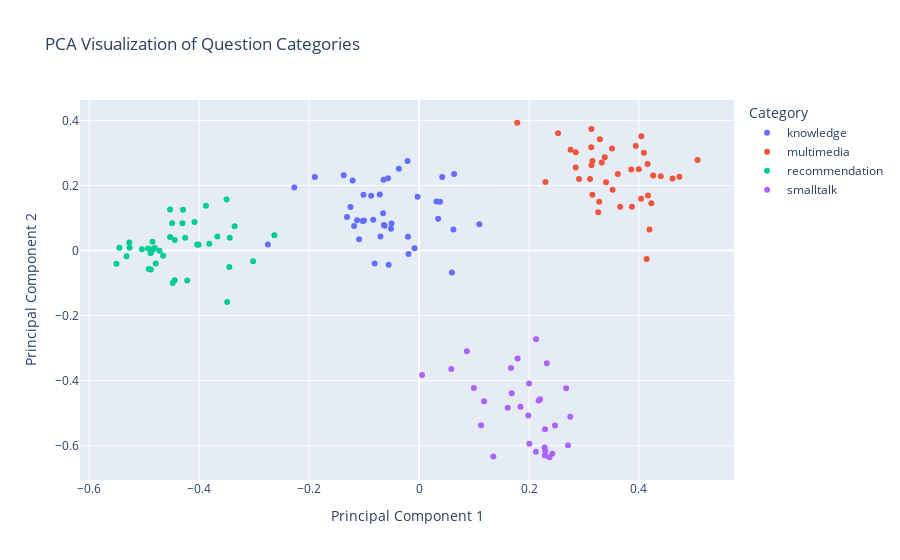

Notebook source saved alongside this figure:
### Code cell
from sklearn.decomposition import PCA
import plotly.express as px
import numpy as np

# Apply PCA to Reduce Embedding Dimensions to 2D
print("Applying PCA for 2D visualization...")
pca = PCA(n_components=2)
X_pca = pca.fit_transform(X)

# Prepare Data for Plotly Visualization
category_names = list(label_mapping.keys())
sentences = knowledge_questions + multimedia_questions + recommendation_questions + smalltalk

# Create a DataFrame for easy plotting
import pandas as pd
pca_df = pd.DataFrame({
    'PC1': X_pca[:, 0],
    'PC2': X_pca[:, 1],
    'Category': [category_names[label] for label in y],
    'Sentence': sentences
})

# Plot using Plotly
fig = px.scatter(
    pca_df, x='PC1', y='PC2', color='Category', hover_data=['Sentence'],
    title="PCA Visualization of Question Categories"
)
fig.update_layout(
    xaxis_title="Principal Component 1",
    yaxis_title="Principal Component 2",
    legend_title="Category"
)
fig.show()

### Figure 1 — Plotly figure (JSON) as saved in the notebook; plotly's stock layout.template omitted (floating-point values rounded to 4 significant figures)
{"data": [{"customdata": [["Who directed The Godfather?"], ["What's the release year for Inception?"], ["Who was the screenwriter for The Mask?"], ["What's the box office revenue of Titanic?"], ["Who composed the score for The Lord of the Rings?"], ["What's the MPAA rating for Jaws?"], ["Who starred in Pulp Fiction?"], ["Who edited Jurassic Park?"], ["What awards did Parasite win?"], ["What's the runtime of Gladiator?"], ["Who produced The Godfather Part II?"], ["Who wrote the screenplay for Schindler's List?"], ["What is the production budget of Avatar?"], ["Who won an Oscar for the movie Joker?"], ["What's the genre of The Silence of the Lambs?"], ["Who was the director of Titanic?"], ["How long is the movie The Irishman?"], ["What's the release date of Forrest Gump?"], ["Who played the lead role in The Matrix?"], ["Who is the composer for the soundtrack of Dune?"], ["How many Academy Awards did La La Land win?"], ["Who was the cinematographer for Blade Runner 2049?"], ["What awards did Moonlight receive?"], ["Who is the executive producer of The Shawshank Redemption?"], ["Who wrote the book that inspired The Shining?"], ["What's the budget of Avengers: Endgame?"], ["Who directed The Grand Budapest Hotel?"], ["Who was the editor for The Wolf of Wall Street?"], ["How many Oscars did Parasite win?"], ["Who played Frodo in The Lord of the Rings?"], ["Who is the director of 1917?"], ["What's the age rating for Toy Story 4?"], ["Who did the visual effects for Inception?"], ["What studio produced Frozen?"], ["Who was the lead actress in Gravity?"], ["What's the box office collection of Black Panther?"], ["Who wrote the screenplay for Gladiator?"], ["What year was The Lion King originally released?"], ["Who directed the movie Interstellar?"], ["What's the MPAA rating of The Dark Knight?"]], "hovertemplate": "Category=knowledge<br>PC1=%{x}<br>PC2=%{y}<br>Sentence=%{customdata[0]}<extra></extra>", "legendgroup": "knowledge", "marker": {"color": "#636efa", "symbol": "circle"}, "mode": "markers", "name": "knowledge", "orientation": "v", "showlegend": true, "type": "scatter", "x": [-0.1207, -0.05101, -0.02084, 0.06239, -0.08071, -0.05527, -0.137, -0.1311, -0.008275, 0.05973, -0.08708, -0.2269, 0.1097, -0.07144, -0.2749, -0.03672, -0.0653, -0.07018, -0.05641, -0.06248, 0.03485, -0.06452, -0.08333, -0.101, -0.1001, -0.01914, -0.1025, 0.0316, -0.1247, 0.03826, -0.002661, -0.05001, 0.06376, -0.06393, 0.04212, -0.1181, -0.1127, -0.1091, -0.1896, -0.02023], "xaxis": "x", "y": [0.2152, 0.06698, 0.2752, 0.06475, -0.04016, -0.04401, 0.2315, 0.1032, 0.007343, -0.06771, 0.1683, 0.1939, 0.08125, 0.172, 0.01854, 0.2513, 0.1149, 0.04346, 0.2224, 0.07623, 0.09802, 0.2181, 0.09479, 0.172, 0.09219, -0.01083, 0.0907, 0.1509, 0.1338, 0.1504, 0.1655, 0.08335, 0.2352, 0.07864, 0.2261, 0.07526, 0.09316, 0.03468, 0.2266, 0.04282], "yaxis": "y"}, {"customdata": [["Show me a picture of Leonardo DiCaprio."], ["What does Scarlett Johansson look like?"], ["Can I see an image of Robert De Niro?"], ["Show me Harrison Ford’s appearance."], ["Let me know what Viola Davis looks like."], ["Can I see a picture of Emma Stone?"], ["Show me Robert Downey Jr.'s photo."], ["What does Gal Gadot look like?"], ["Can I see what Tom Cruise looks like?"], ["Display an image of Gal Gadot."], ["Show me a recent photo of Keanu Reeves."], ["What does Denzel Washington look like these days?"], ["Can I see an image of Angelina Jolie?"], ["What does Matt Damon look like?"], ["Show me a picture of Natalie Portman."], ["What does Morgan Freeman look like now?"], ["Can you display an image of Hugh Jackman?"], ["Show me a photo of Charlize Theron."], ["What does Johnny Depp look like currently?"], ["Can I see a picture of Chris Hemsworth?"], ["Show me what Jennifer Lawrence looks like."], ["What does Ryan Gosling look like?"], ["Can I see an image of Zoe Saldana?"], ["Show me a photo of Anne Hathaway."], ["What does Chris Evans look like?"], ["Show me a recent image of Brad Pitt."], ["Can I see a picture of Emily Blunt?"], ["Show me what Tom Hardy looks like."], ["What does Sandra Bullock look like now?"], ["Display an image of Will Smith."], ["What does Jason Momoa look like?"], ["Can I see an image of Robert Pattinson?"], ["Show me a picture of Mila Kunis."], ["What does Benedict Cumberbatch look like?"], ["Can you show me a photo of Kristen Stewart?"], ["Show me a recent image of Gal Gadot."], ["What does Scarlett Johansson look like in her latest movie?"], ["Can I see a picture of Margot Robbie?"], ["Show me what Mark Ruffalo looks like."], ["What does Idris Elba look like now?"]], "hovertemplate": "Category=multimedia<br>PC1=%{x}<br>PC2=%{y}<br>Sentence=%{customdata[0]}<extra></extra>", "legendgroup": "multimedia", "marker": {"color": "#EF553B", "symbol": "circle"}, "mode": "markers", "name": "multimedia", "orientation": "v", "showlegend": true, "type": "scatter", "x": [0.3137, 0.3941, 0.352, 0.23, 0.3658, 0.4735, 0.3258, 0.4225, 0.4043, 0.4138, 0.311, 0.1786, 0.5065, 0.3134, 0.291, 0.2756, 0.3401, 0.3871, 0.3288, 0.4156, 0.3615, 0.2529, 0.4164, 0.3276, 0.4088, 0.386, 0.4611, 0.3154, 0.3132, 0.3152, 0.3509, 0.3378, 0.4038, 0.2849, 0.4258, 0.419, 0.2851, 0.4396, 0.3323, 0.3997], "xaxis": "x", "y": [0.2625, 0.3216, 0.1867, 0.2109, 0.1346, 0.227, 0.1182, 0.1458, 0.3514, -0.02623, 0.2201, 0.3931, 0.2783, 0.3742, 0.2201, 0.3097, 0.2102, 0.1347, 0.3424, 0.2659, 0.2358, 0.3608, 0.1693, 0.15, 0.3012, 0.2496, 0.2214, 0.2751, 0.3181, 0.1715, 0.314, 0.2873, 0.159, 0.2553, 0.2309, 0.06492, 0.3025, 0.2283, 0.2707, 0.2502], "yaxis": "y"}, {"customdata": [["Recommend movies like Jurassic Park."], ["Suggest films similar to The Matrix."], ["Can you recommend dramas like The Godfather?"], ["Recommend animated films similar to Toy Story."], ["What are movies like Casablanca?"], ["Any horror films like Halloween?"], ["Suggest romantic comedies like Notting Hill."], ["Recommend science fiction movies like Blade Runner."], ["Can you suggest musicals like La La Land?"], ["Suggest family films like Home Alone."], ["What are some action movies similar to Die Hard?"], ["Recommend movies like The Notebook."], ["Can you suggest thrillers like Seven?"], ["Any fantasy films similar to Harry Potter?"], ["Recommend heist movies like Ocean's Eleven."], ["Suggest animated films like Finding Nemo."], ["What are some movies similar to The Shawshank Redemption?"], ["Recommend sci-fi films like Interstellar."], ["Can you recommend horror films like The Conjuring?"], ["Suggest adventure films like Indiana Jones."], ["Any films like Pulp Fiction?"], ["Recommend romantic dramas like Pride and Prejudice."], ["Suggest superhero movies like The Avengers."], ["Can you recommend biopics like Bohemian Rhapsody?"], ["What are some comedies like Superbad?"], ["Suggest movies based on true stories like Spotlight."], ["Recommend war films like Saving Private Ryan."], ["Any sci-fi films like The Terminator?"], ["Can you suggest documentaries like Free Solo?"], ["Recommend courtroom dramas like A Few Good Men."], ["What are some musicals like The Greatest Showman?"], ["Suggest dystopian movies like The Hunger Games."], ["Recommend animated movies like Moana."], ["Any crime thrillers similar to The Departed?"], ["Suggest movies with time travel like Back to the Future."], ["What are some horror movies like A Nightmare on Elm Street?"], ["Recommend psychological thrillers like Black Swan."], ["Can you suggest classic movies like Gone with the Wind?"], ["Any adventure films similar to Jumanji?"], ["Recommend spy movies like James Bond."]], "hovertemplate": "Category=recommendation<br>PC1=%{x}<br>PC2=%{y}<br>Sentence=%{customdata[0]}<extra></extra>", "legendgroup": "recommendation", "marker": {"color": "#00cc96", "symbol": "circle"}, "mode": "markers", "name": "recommendation", "orientation": "v", "showlegend": true, "type": "scatter", "x": [-0.5503, -0.4084, -0.4859, -0.4881, -0.3501, -0.3668, -0.4215, -0.532, -0.3019, -0.479, -0.4528, -0.4879, -0.4916, -0.4253, -0.4528, -0.4442, -0.4491, -0.4719, -0.4849, -0.5265, -0.4292, -0.4481, -0.4035, -0.401, -0.3443, -0.545, -0.504, -0.3876, -0.345, -0.3489, -0.2631, -0.527, -0.4654, -0.4303, -0.4844, -0.3354, -0.4444, -0.4928, -0.3815, -0.4806], "xaxis": "x", "y": [-0.04063, 0.08773, 0.003235, -0.007977, 0.1572, 0.0435, -0.09182, -0.01771, -0.03285, -0.03994, 0.1263, -0.05844, -0.05667, 0.03906, 0.04159, 0.03252, 0.0843, -0.0004522, 0.02695, 0.008294, 0.1256, -0.0997, 0.01825, 0.01763, 0.03937, 0.008368, 0.004015, 0.1376, -0.05088, -0.1579, 0.04698, 0.02513, -0.01627, 0.08386, 0.001812, 0.07444, -0.09141, 0.006055, 0.02095, 0.008113], "yaxis": "y"}, {"customdata": [["Hi, how are you?"], ["Hello! What's up?"], ["Good morning!"], ["Good afternoon!"], ["Good evening!"], ["Hey there!"], ["How's your day going?"], ["Nice to meet you!"], ["What's new with you?"], ["How's it going?"], ["Thank you!"], ["You're welcome!"], ["No problem!"], ["Have a great day!"], ["See you later!"], ["Take care!"], ["How can I help you?"], ["What's on your mind?"], ["Long time no see!"], ["How have you been?"], ["Goodbye!"], ["Catch you later!"], ["What's happening?"], ["It's nice to chat with you!"], ["Hope you're doing well!"], ["I'm here if you need anything!"], ["Have a nice weekend!"], ["Let's talk about something fun!"], ["You're awesome!"], ["Thanks for stopping by!"]], "hovertemplate": "Category=smalltalk<br>PC1=%{x}<br>PC2=%{y}<br>Sentence=%{customdata[0]}<extra></extra>", "legendgroup": "smalltalk", "marker": {"color": "#ab63fa", "symbol": "circle"}, "mode": "markers", "name": "smalltalk", "orientation": "v", "showlegend": true, "type": "scatter", "x": [0.275, 0.2472, 0.2424, 0.2125, 0.2373, 0.1843, 0.2709, 0.2283, 0.1673, 0.2291, 0.2174, 0.09969, 0.05872, 0.2288, 0.2202, 0.1986, 0.2324, 0.08691, 0.2129, 0.2, 0.1612, 0.1684, 0.1793, 0.2005, 0.2296, 0.1183, 0.1351, 0.005361, 0.2675, 0.1128], "xaxis": "x", "y": [-0.511, -0.538, -0.6252, -0.6186, -0.6357, -0.4804, -0.5989, -0.6059, -0.3612, -0.5494, -0.4611, -0.4229, -0.3642, -0.6303, -0.4573, -0.5076, -0.3469, -0.3094, -0.2727, -0.4091, -0.4832, -0.4385, -0.3317, -0.5944, -0.6167, -0.4634, -0.6332, -0.3823, -0.4232, -0.5372], "yaxis": "y"}], "layout": {"legend": {"title": {"text": "Category"}, "tracegroupgap": 0}, "title": {"text": "PCA Visualization of Question Categories"}, "xaxis": {"anchor": "y", "domain": [0, 1], "title": {"text": "Principal Component 1"}}, "yaxis": {"anchor": "x", "domain": [0, 1], "title": {"text": "Principal Component 2"}}}}
